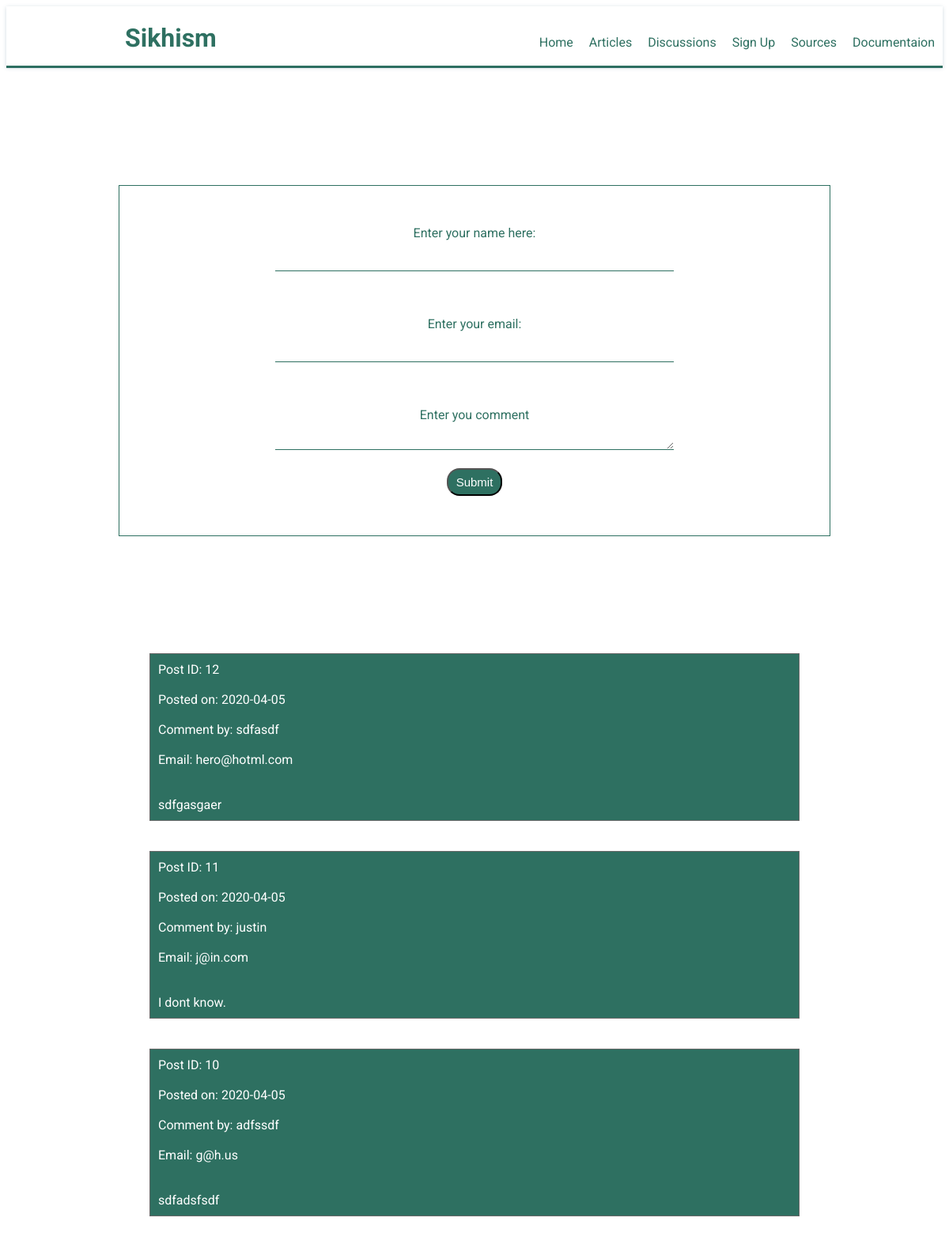
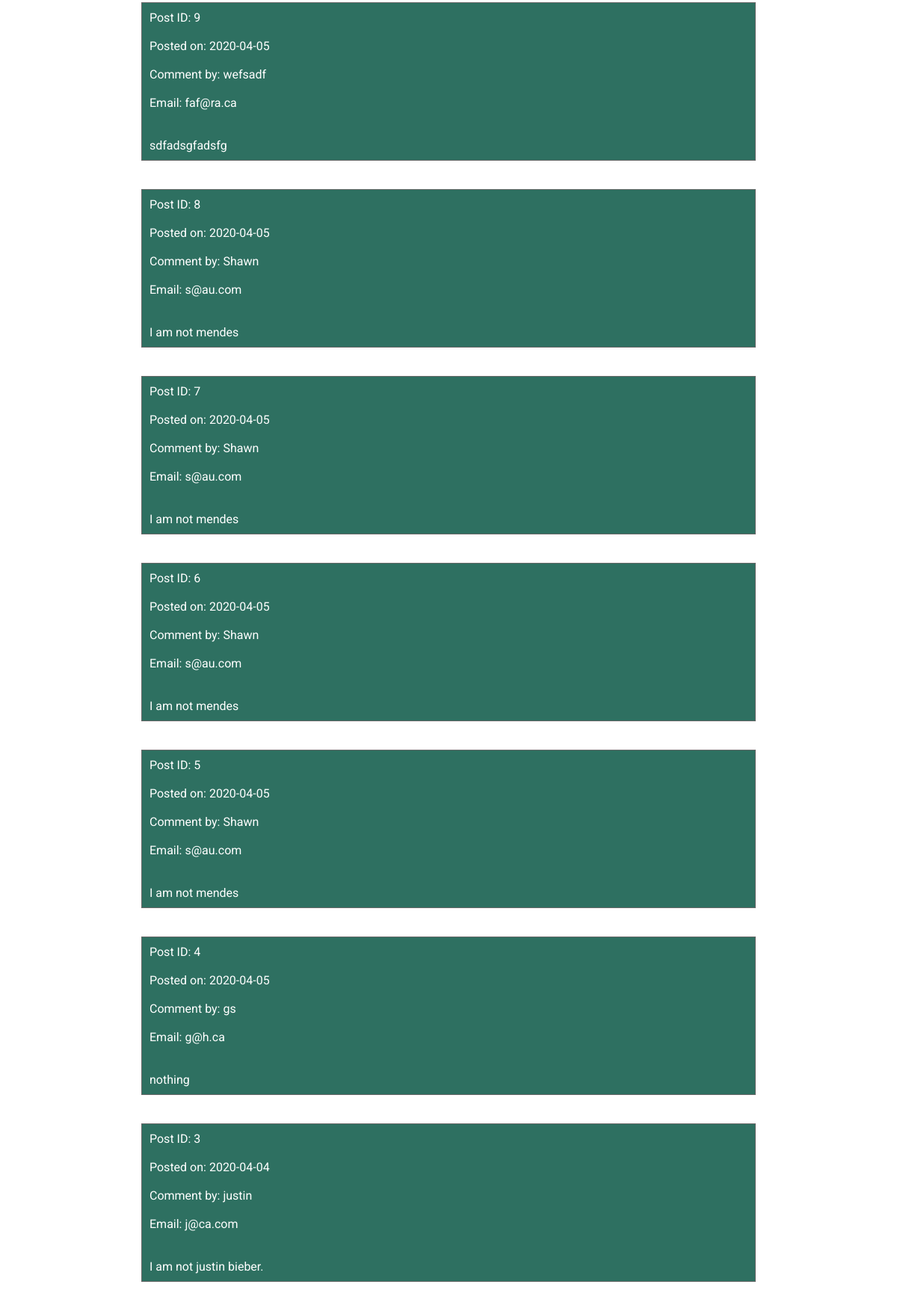
Page /php/discussions.php (upper part) on the committed database (2 pictures, top to bottom).
### tables this page shows
CREATE TABLE `comments` (
  `ID` int(11) NOT NULL,
  `date` date NOT NULL,
  `name` varchar(30) NOT NULL,
  `email` varchar(255) NOT NULL,
  `commentText` text NOT NULL
);

### php/discussionServerside.php (called while the page is built, shortened)
<?php
$comments = [];
require_once 'database/database.php';
require_once 'templates/template_functions.php';
get_comments();

### php/database/database.php (called while the page is built, shortened)
<?php
function get_comments() {
  global $pdo;
  global $comments;
  $sql = "SELECT * FROM comments ORDER BY ID DESC";
  $result = $pdo->query($sql);
  $i = 0;
  while ($row=$result->fetch()) {
    $comments[$i++] = Array($row["ID"],$row["date"],$row["name"],$row["email"],$row["commentText"]);
  }
}

### php/templates/template_functions.php (the view, shortened to what this page needs)
<?php
function the_comments() {
  global $comments;
  echo "<div class='comments'><h2>Comments</h2>";
  foreach($comments as $data) {
      echo '<div class="comment">';
      echo '<div class="ID"><span>Post ID: </span>'.$data[0].'</div> <br>';
      echo '<div class="date"><span>Posted on: </span>'.$data[1].'</div><br>';
      echo '<div class="name"><span>Comment by: </span>'.$data[2].'</div><br>';
      echo '<div><span>Email: </span>'.$data[3].'</div><br><br>';
      echo '<div class="commentText"><span></span>'.$data[4].'</div>';
      echo '</div>';
      echo  '<br><br>';
  }
     echo "</div> <br> <br>";
}

### php/discussions.php (shortened to what this page needs)
<?php
include 'discussionServerside.php';
 ?>
<!DOCTYPE html>
<html lang="en">
<head>
    <link rel="stylesheet" href="../Css/discussions.css">
    <link rel="stylesheet" href="../Css/header.css">
    <link rel="stylesheet" href="../Css/footer.css">
    <link rel="stylesheet" href="https://use.fontawesome.com/releases/v5.3.1/css/all.css">
</head>
<body>
<?php  include 'templates/header.php' ?>
 <main>
    <div class="signUp-wrapper">
    <h2>Leave your Thoughts here.</h2>
        <form action="discussions.php" method="post">
                <label for="name">Enter your name here: <br> <br>
                <input type="text" id="name" name ="name">   <br> <br>
                </label> <br> <br>
                <label for="email"> Enter your email: <br><br>
                <input type="text" id="email" name="email" > <br>  <br>
                </label> <br> <br>
                <label for="comment"> Enter you comment</label> <br>
                <textarea name="comment" id = "comment"></textarea> <br> <br>
                <button  type="submit" value="Submit">Submit</button>
            </form>
    </div>
 </main>
 <?php
      the_comments();
     ?>
</body>
</html>

### php/templates/header.php
<header>
        <h1><a href="home.php">Sikhism</a></h1>
          <nav>
             <ul>
              <li> <a href="home.php">Home</a></li>
              <li><a href="articles.php">Articles</a></li>
              <li><a href="discussions.php">Discussions</a></li>
              <li><a href="signUp.php">Sign Up</a></li>
              <li><a href="sources.php">Sources</a></li>
              <li><a href="documentaion.php">Documentaion</a></li>
             </ul>
         </nav>
</header>

### Css/discussions.css (style rules this page uses)
:root { --main-color: #2e7061; }
html { font-family: 'Roboto', sans-serif; color: var(--main-color); }
main { border-top: 1px solid var(--main-color); }
.signUp-wrapper { margin: 20px; text-align: center; }
.signUp-wrapper form input { outline: 0; border-width: 0 0 1px; border-color: var(--main-color); width: 250px; }
.signUp-wrapper form input { border-color: var(--main-color); }
.signUp-wrapper form textarea { outline: 0; border-width: 0 0 1px; border-color: var(--main-color); width: 250px; }
.signUp-wrapper form button { margin-bottom: 20px; width:80px; height:40px; color: white; font-size: 17px; border-radius: 16px; background-color: var(--main-color); cursor:pointer; }
@media screen and (min-width:600px) { .signUp-wrapper { max-width: 900px; margin: auto; text-align: center; padding: 80px; } }
@media screen and (min-width:600px) { .signUp-wrapper form { padding: 50px; } }
@media screen and (min-width:600px) { .signUp-wrapper form input { outline: 0; border-width: 0 0 1px; border-color: var(--main-color); width: 500px; } }
@media screen and (min-width:600px) { .signUp-wrapper form input { border-color: var(--main-color); } }
@media screen and (min-width:600px) { .signUp-wrapper form textarea { outline: 0; border-width: 0 0 1px; border-color: var(--main-color); width: 500px; } }
@media screen and (min-width:600px) { form { border: solid 1px var(--main-color); } }
@media screen and (min-width:600px) { .signUp-wrapper form button { margin: auto; width:70px; height:35px; color: white; font-size: 15px; border-radius: 16px; background-color: var(--main-color); cursor:pointer; } }
@media screen and (min-width:600px) { .comment { border: 1px solid#696969; background-color: var(--main-color); max-width: 800px; margin: auto; padding: 10px; } }
@media screen and (min-width:600px) { .comment div { color: white; } }
@media screen and (min-width:600px) { span { color: white; } }

### Css/header.css (style rules this page uses)
:root { --main-color: #2e7061; }
header h1 { text-align: center; cursor: pointer; }
nav ul { text-align: center; list-style-type: none; padding-left: 0; }
a { text-decoration: none; color: var(--main-color); }
header { border-bottom: 1 px solid orange; }
@media screen and (min-width:600px) { header { display: flex; justify-content: space-between; align-items: baseline; background-color: white; position: -webkit-sticky; position: sticky; top: 0; box-shadow: 0 1px 5px 0 rgba(41,85,115,.21); padding-top: 0px; border-bottom: 2px solid var(--main-color); background-color: white; height: 75px; transition: border-bottom-width 1s; } }
@media screen and (min-width:600px) { header h1 { margin-left: 150px; font-size: 32px; transition: font-size 1s; transition: margin-left 1s; cursor: pointer; } }
@media screen and (min-width:600px) { nav ul { display: flex; justify-content: space-between; align-items: baseline; } }
@media screen and (min-width:600px) { nav ul li { margin: 10px; font-size: 16px; cursor: pointer; transition: font-size 1s; } }

### Css/footer.css (style rules this page uses)
h2 { color: white; }
::placeholder { color:white; }
@media screen and (min-width:600px) { ::placeholder { color:white; } }

### rows in the picture
comments: ID "12", date "2020-04-05", name "sdfasdf", email "hero@hotml.com", commentText "sdfgasgaer"
comments: ID "11", date "2020-04-05", name "justin", email "j@in.com", commentText "I dont know."
comments: ID "10", date "2020-04-05", name "adfssdf", email "g@h.us", commentText "sdfadsfsdf"
comments: ID "9", date "2020-04-05", name "wefsadf", email "faf@ra.ca", commentText "sdfadsgfadsfg"
comments: ID "8", date "2020-04-05", name "Shawn", email "s@au.com", commentText "I am not mendes"
comments: ID "7", date "2020-04-05", name "Shawn", email "s@au.com", commentText "I am not mendes"
comments: ID "6", date "2020-04-05", name "Shawn", email "s@au.com", commentText "I am not mendes"
comments: ID "5", date "2020-04-05", name "Shawn", email "s@au.com", commentText "I am not mendes"
comments: ID "4", date "2020-04-05", name "gs", email "g@h.ca", commentText "nothing"
comments: ID "3", date "2020-04-04", name "justin", email "j@ca.com", commentText "I am not justin bieber."
